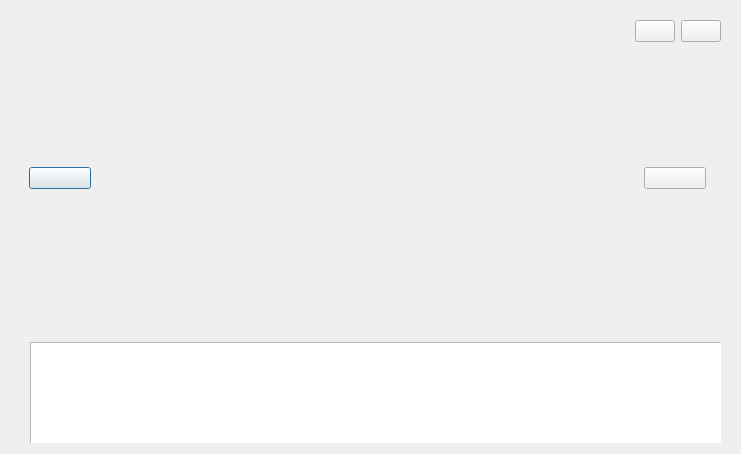
<?xml version="1.0" encoding="UTF-8"?>
<ui version="4.0">
 <class>SlideShowDialog</class>
 <widget class="QDialog" name="SlideShowDialog">
  <property name="geometry">
   <rect>
    <x>0</x>
    <y>0</y>
    <width>741</width>
    <height>454</height>
   </rect>
  </property>
  <property name="windowTitle">
   <string>Dialog</string>
  </property>
  <layout class="QVBoxLayout" name="verticalLayout" stretch="0,0">
   <item>
    <widget class="QWidget" name="slideShow" native="true">
     <layout class="QGridLayout" name="gridLayout">
      <item row="1" column="1">
       <widget class="PicAnimationWidget" name="picAnimation" native="true"/>
      </item>
      <item row="1" column="0">
       <widget class="QWidget" name="slidePreWid" native="true">
        <property name="minimumSize">
         <size>
          <width>80</width>
          <height>0</height>
         </size>
        </property>
        <property name="maximumSize">
         <size>
          <width>80</width>
          <height>16777215</height>
         </size>
        </property>
        <layout class="QHBoxLayout" name="horizontalLayout_3">
         <item>
          <widget class="PicButton" name="slidePreBtn">
           <property name="text">
            <string/>
           </property>
          </widget>
         </item>
        </layout>
       </widget>
      </item>
      <item row="1" column="2">
       <widget class="QWidget" name="slideNextWid" native="true">
        <property name="minimumSize">
         <size>
          <width>80</width>
          <height>0</height>
         </size>
        </property>
        <property name="maximumSize">
         <size>
          <width>80</width>
          <height>16777215</height>
         </size>
        </property>
        <layout class="QHBoxLayout" name="horizontalLayout_4">
         <item>
          <widget class="PicButton" name="slideNextBtn">
           <property name="text">
            <string/>
           </property>
          </widget>
         </item>
        </layout>
       </widget>
      </item>
      <item row="0" column="2">
       <layout class="QHBoxLayout" name="horizontalLayout_2">
        <item>
         <widget class="PicStateBtn" name="playBtn">
          <property name="text">
           <string/>
          </property>
         </widget>
        </item>
        <item>
         <widget class="PicButton" name="closeBtn">
          <property name="text">
           <string/>
          </property>
         </widget>
        </item>
       </layout>
      </item>
     </layout>
    </widget>
   </item>
   <item>
    <widget class="QWidget" name="preShow" native="true">
     <property name="minimumSize">
      <size>
       <width>0</width>
       <height>120</height>
      </size>
     </property>
     <property name="maximumSize">
      <size>
       <width>16777215</width>
       <height>120</height>
      </size>
     </property>
     <layout class="QHBoxLayout" name="horizontalLayout">
      <item>
       <widget class="QWidget" name="widget" native="true">
        <property name="minimumSize">
         <size>
          <width>0</width>
          <height>120</height>
         </size>
        </property>
        <property name="maximumSize">
         <size>
          <width>16777215</width>
          <height>120</height>
         </size>
        </property>
        <widget class="PreListWidget" name="preListWidget">
         <property name="geometry">
          <rect>
           <x>10</x>
           <y>10</y>
           <width>20000</width>
           <height>110</height>
          </rect>
         </property>
         <property name="minimumSize">
          <size>
           <width>0</width>
           <height>110</height>
          </size>
         </property>
         <property name="maximumSize">
          <size>
           <width>16777215</width>
           <height>110</height>
          </size>
         </property>
         <property name="flow">
          <enum>QListView::LeftToRight</enum>
         </property>
        </widget>
       </widget>
      </item>
     </layout>
    </widget>
   </item>
  </layout>
 </widget>
 <customwidgets>
  <customwidget>
   <class>PicButton</class>
   <extends>QPushButton</extends>
   <header location="global">picbutton.h</header>
  </customwidget>
  <customwidget>
   <class>PicStateBtn</class>
   <extends>QPushButton</extends>
   <header location="global">picstatebtn.h</header>
  </customwidget>
  <customwidget>
   <class>PicAnimationWidget</class>
   <extends>QWidget</extends>
   <header location="global">picanimationwidget.h</header>
   <container>1</container>
  </customwidget>
  <customwidget>
   <class>PreListWidget</class>
   <extends>QListWidget</extends>
   <header location="global">prelistwidget.h</header>
  </customwidget>
 </customwidgets>
 <resources/>
 <connections/>
</ui>
